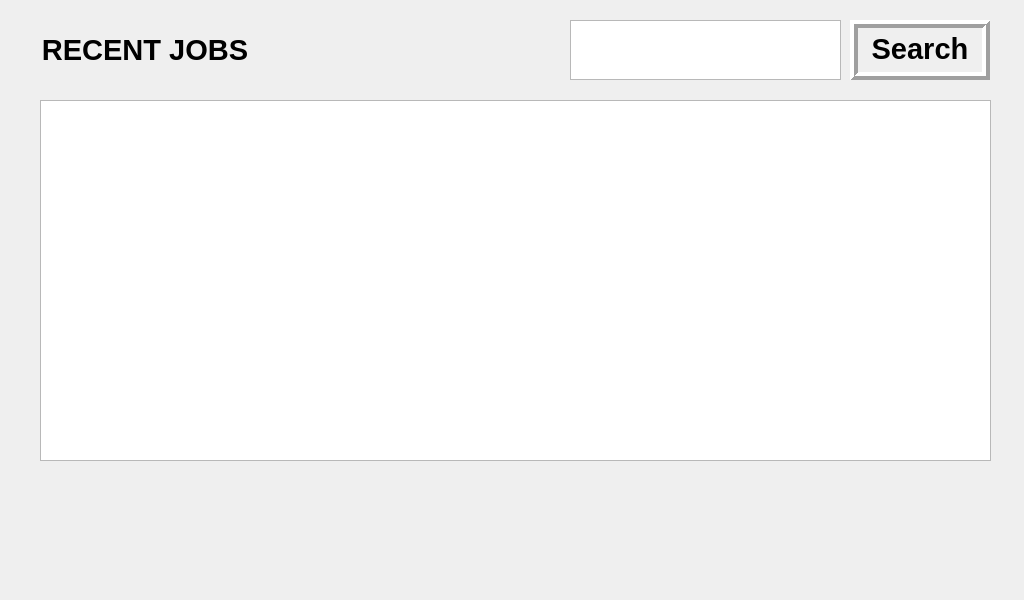
<?xml version="1.0" encoding="UTF-8"?>
<ui version="4.0">
 <class>work</class>
 <widget class="QMainWindow" name="work">
  <property name="geometry">
   <rect>
    <x>0</x>
    <y>0</y>
    <width>1024</width>
    <height>600</height>
   </rect>
  </property>
  <property name="windowTitle">
   <string>MainWindow</string>
  </property>
  <widget class="QWidget" name="centralwidget">
   <widget class="QLabel" name="label">
    <property name="geometry">
     <rect>
      <x>0</x>
      <y>0</y>
      <width>1024</width>
      <height>600</height>
     </rect>
    </property>
    <property name="text">
     <string/>
    </property>
    <property name="pixmap">
     <pixmap>pics/Standby.png</pixmap>
    </property>
    <property name="scaledContents">
     <bool>true</bool>
    </property>
   </widget>
   <widget class="QLabel" name="label_2">
    <property name="geometry">
     <rect>
      <x>20</x>
      <y>0</y>
      <width>250</width>
      <height>100</height>
     </rect>
    </property>
    <property name="text">
     <string>&lt;html&gt;&lt;head/&gt;&lt;body&gt;&lt;p align=&quot;center&quot;&gt;&lt;span style=&quot; font-size:22pt; font-weight:600;&quot;&gt;RECENT JOBS&lt;/span&gt;&lt;/p&gt;&lt;/body&gt;&lt;/html&gt;</string>
    </property>
    <property name="scaledContents">
     <bool>true</bool>
    </property>
   </widget>
   <widget class="QTextEdit" name="textEdit">
    <property name="geometry">
     <rect>
      <x>40</x>
      <y>100</y>
      <width>951</width>
      <height>361</height>
     </rect>
    </property>
    <property name="font">
     <font>
      <pointsize>12</pointsize>
     </font>
    </property>
    <property name="readOnly">
     <bool>true</bool>
    </property>
   </widget>
   <widget class="QPushButton" name="back">
    <property name="geometry">
     <rect>
      <x>50</x>
      <y>480</y>
      <width>75</width>
      <height>75</height>
     </rect>
    </property>
    <property name="text">
     <string/>
    </property>
    <property name="icon">
     <iconset>
      <normaloff>pics/1 (400 × 400 px).png</normaloff>pics/1 (400 × 400 px).png</iconset>
    </property>
    <property name="iconSize">
     <size>
      <width>75</width>
      <height>75</height>
     </size>
    </property>
    <property name="flat">
     <bool>true</bool>
    </property>
   </widget>
   <widget class="QTextEdit" name="textEdit1">
    <property name="geometry">
     <rect>
      <x>570</x>
      <y>20</y>
      <width>271</width>
      <height>60</height>
     </rect>
    </property>
    <property name="html">
     <string>&lt;!DOCTYPE HTML PUBLIC &quot;-//W3C//DTD HTML 4.0//EN&quot; &quot;http://www.w3.org/TR/REC-html40/strict.dtd&quot;&gt;
&lt;html&gt;&lt;head&gt;&lt;meta name=&quot;qrichtext&quot; content=&quot;1&quot; /&gt;&lt;style type=&quot;text/css&quot;&gt;
p, li { white-space: pre-wrap; }
&lt;/style&gt;&lt;/head&gt;&lt;body style=&quot; font-family:'MS Shell Dlg 2'; font-size:8pt; font-weight:400; font-style:normal;&quot;&gt;
&lt;p style=&quot;-qt-paragraph-type:empty; margin-top:0px; margin-bottom:0px; margin-left:0px; margin-right:0px; -qt-block-indent:0; text-indent:0px;&quot;&gt;&lt;br /&gt;&lt;/p&gt;&lt;/body&gt;&lt;/html&gt;</string>
    </property>
   </widget>
   <widget class="QTextBrowser" name="textBrowser_2">
    <property name="geometry">
     <rect>
      <x>850</x>
      <y>20</y>
      <width>140</width>
      <height>60</height>
     </rect>
    </property>
    <property name="palette">
     <palette>
      <active>
       <colorrole role="Base">
        <brush brushstyle="SolidPattern">
         <color alpha="0">
          <red>255</red>
          <green>255</green>
          <blue>255</blue>
         </color>
        </brush>
       </colorrole>
      </active>
      <inactive>
       <colorrole role="Base">
        <brush brushstyle="SolidPattern">
         <color alpha="0">
          <red>255</red>
          <green>255</green>
          <blue>255</blue>
         </color>
        </brush>
       </colorrole>
      </inactive>
      <disabled>
       <colorrole role="Base">
        <brush brushstyle="SolidPattern">
         <color alpha="255">
          <red>240</red>
          <green>240</green>
          <blue>240</blue>
         </color>
        </brush>
       </colorrole>
      </disabled>
     </palette>
    </property>
    <property name="frameShape">
     <enum>QFrame::Box</enum>
    </property>
    <property name="frameShadow">
     <enum>QFrame::Raised</enum>
    </property>
    <property name="lineWidth">
     <number>4</number>
    </property>
    <property name="html">
     <string>&lt;!DOCTYPE HTML PUBLIC &quot;-//W3C//DTD HTML 4.0//EN&quot; &quot;http://www.w3.org/TR/REC-html40/strict.dtd&quot;&gt;
&lt;html&gt;&lt;head&gt;&lt;meta name=&quot;qrichtext&quot; content=&quot;1&quot; /&gt;&lt;style type=&quot;text/css&quot;&gt;
p, li { white-space: pre-wrap; }
&lt;/style&gt;&lt;/head&gt;&lt;body style=&quot; font-family:'MS Shell Dlg 2'; font-size:8pt; font-weight:400; font-style:normal;&quot;&gt;
&lt;p align=&quot;center&quot; style=&quot; margin-top:0px; margin-bottom:0px; margin-left:0px; margin-right:0px; -qt-block-indent:0; text-indent:0px;&quot;&gt;&lt;span style=&quot; font-size:22pt; font-weight:600;&quot;&gt;Search&lt;/span&gt;&lt;/p&gt;&lt;/body&gt;&lt;/html&gt;</string>
    </property>
   </widget>
   <widget class="QPushButton" name="search">
    <property name="geometry">
     <rect>
      <x>850</x>
      <y>20</y>
      <width>140</width>
      <height>60</height>
     </rect>
    </property>
    <property name="palette">
     <palette>
      <active>
       <colorrole role="Button">
        <brush brushstyle="SolidPattern">
         <color alpha="255">
          <red>85</red>
          <green>170</green>
          <blue>255</blue>
         </color>
        </brush>
       </colorrole>
      </active>
      <inactive>
       <colorrole role="Button">
        <brush brushstyle="SolidPattern">
         <color alpha="255">
          <red>85</red>
          <green>170</green>
          <blue>255</blue>
         </color>
        </brush>
       </colorrole>
      </inactive>
      <disabled>
       <colorrole role="Button">
        <brush brushstyle="SolidPattern">
         <color alpha="255">
          <red>85</red>
          <green>170</green>
          <blue>255</blue>
         </color>
        </brush>
       </colorrole>
      </disabled>
     </palette>
    </property>
    <property name="layoutDirection">
     <enum>Qt::LeftToRight</enum>
    </property>
    <property name="autoFillBackground">
     <bool>false</bool>
    </property>
    <property name="styleSheet">
     <string notr="true">font: 75 24pt &quot;MS Shell Dlg 2&quot;;</string>
    </property>
    <property name="text">
     <string/>
    </property>
    <property name="iconSize">
     <size>
      <width>100</width>
      <height>100</height>
     </size>
    </property>
    <property name="autoDefault">
     <bool>false</bool>
    </property>
    <property name="default">
     <bool>false</bool>
    </property>
    <property name="flat">
     <bool>true</bool>
    </property>
   </widget>
   <widget class="QPushButton" name="search1">
    <property name="geometry">
     <rect>
      <x>570</x>
      <y>20</y>
      <width>271</width>
      <height>60</height>
     </rect>
    </property>
    <property name="palette">
     <palette>
      <active>
       <colorrole role="Button">
        <brush brushstyle="SolidPattern">
         <color alpha="255">
          <red>85</red>
          <green>170</green>
          <blue>255</blue>
         </color>
        </brush>
       </colorrole>
      </active>
      <inactive>
       <colorrole role="Button">
        <brush brushstyle="SolidPattern">
         <color alpha="255">
          <red>85</red>
          <green>170</green>
          <blue>255</blue>
         </color>
        </brush>
       </colorrole>
      </inactive>
      <disabled>
       <colorrole role="Button">
        <brush brushstyle="SolidPattern">
         <color alpha="255">
          <red>85</red>
          <green>170</green>
          <blue>255</blue>
         </color>
        </brush>
       </colorrole>
      </disabled>
     </palette>
    </property>
    <property name="layoutDirection">
     <enum>Qt::LeftToRight</enum>
    </property>
    <property name="autoFillBackground">
     <bool>false</bool>
    </property>
    <property name="styleSheet">
     <string notr="true">font: 75 24pt &quot;MS Shell Dlg 2&quot;;</string>
    </property>
    <property name="text">
     <string/>
    </property>
    <property name="iconSize">
     <size>
      <width>100</width>
      <height>100</height>
     </size>
    </property>
    <property name="autoDefault">
     <bool>false</bool>
    </property>
    <property name="default">
     <bool>false</bool>
    </property>
    <property name="flat">
     <bool>true</bool>
    </property>
   </widget>
  </widget>
  
 </widget>
 <resources/>
 <connections/>
</ui>
